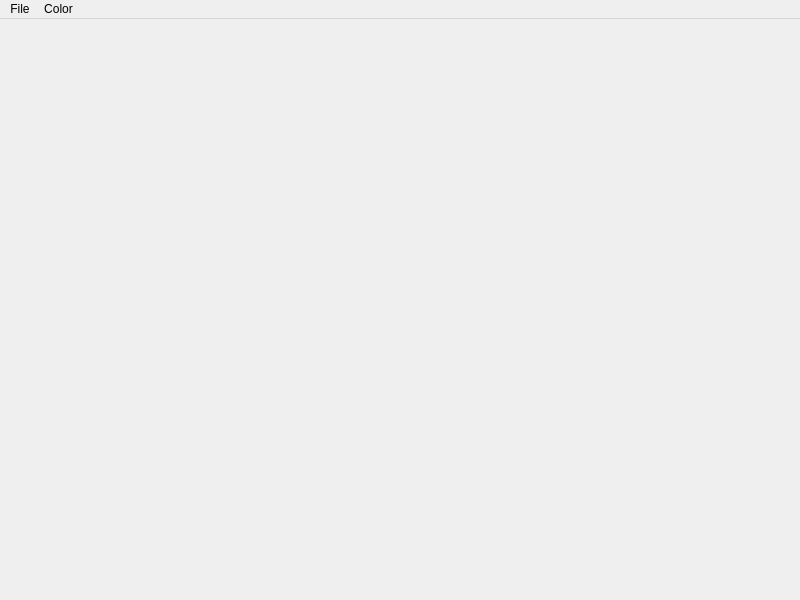
<?xml version="1.0" encoding="UTF-8"?>
<ui version="4.0">
 <class>MainWindow</class>
 <widget class="QMainWindow" name="MainWindow">
  <property name="geometry">
   <rect>
    <x>0</x>
    <y>0</y>
    <width>800</width>
    <height>600</height>
   </rect>
  </property>
  <property name="sizePolicy">
   <sizepolicy hsizetype="Fixed" vsizetype="Fixed">
    <horstretch>0</horstretch>
    <verstretch>0</verstretch>
   </sizepolicy>
  </property>
  <property name="minimumSize">
   <size>
    <width>0</width>
    <height>0</height>
   </size>
  </property>
  <property name="baseSize">
   <size>
    <width>1200</width>
    <height>1200</height>
   </size>
  </property>
  <property name="windowTitle">
   <string>MainWindow</string>
  </property>
  <widget class="QWidget" name="centralwidget">
   <layout class="QGridLayout" name="gridLayout">
    <item row="0" column="1">
     <spacer name="verticalSpacer_2">
      <property name="orientation">
       <enum>Qt::Orientation::Vertical</enum>
      </property>
      <property name="sizeHint" stdset="0">
       <size>
        <width>20</width>
        <height>260</height>
       </size>
      </property>
     </spacer>
    </item>
    <item row="1" column="0">
     <spacer name="horizontalSpacer">
      <property name="orientation">
       <enum>Qt::Orientation::Horizontal</enum>
      </property>
      <property name="sizeHint" stdset="0">
       <size>
        <width>371</width>
        <height>20</height>
       </size>
      </property>
     </spacer>
    </item>
    <item row="1" column="1">
     <widget class="IconEditor" name="iconeditor"/>
    </item>
    <item row="1" column="2">
     <spacer name="horizontalSpacer_2">
      <property name="orientation">
       <enum>Qt::Orientation::Horizontal</enum>
      </property>
      <property name="sizeHint" stdset="0">
       <size>
        <width>370</width>
        <height>20</height>
       </size>
      </property>
     </spacer>
    </item>
    <item row="2" column="1">
     <spacer name="verticalSpacer">
      <property name="orientation">
       <enum>Qt::Orientation::Vertical</enum>
      </property>
      <property name="sizeHint" stdset="0">
       <size>
        <width>20</width>
        <height>260</height>
       </size>
      </property>
     </spacer>
    </item>
   </layout>
  </widget>
  <widget class="QMenuBar" name="menubar">
   <property name="geometry">
    <rect>
     <x>0</x>
     <y>0</y>
     <width>800</width>
     <height>21</height>
    </rect>
   </property>
   <widget class="QMenu" name="menuFile">
    <property name="title">
     <string>File</string>
    </property>
    <addaction name="actionOpen_file"/>
    <addaction name="actionSave_File"/>
   </widget>
   <widget class="QMenu" name="menuColor">
    <property name="title">
     <string>Color</string>
    </property>
    <addaction name="actionChange_Color"/>
    <addaction name="actionReset_Color"/>
   </widget>
   <addaction name="menuFile"/>
   <addaction name="menuColor"/>
  </widget>
  <action name="actionOpen_file">
   <property name="text">
    <string>Open file</string>
   </property>
  </action>
  <action name="actionSave_File">
   <property name="text">
    <string>Save file</string>
   </property>
  </action>
  <action name="actionChange_Color">
   <property name="text">
    <string>Change Color</string>
   </property>
  </action>
  <action name="actionReset_Color">
   <property name="text">
    <string>Reset Color</string>
   </property>
  </action>
 </widget>
 <customwidgets>
  <customwidget>
   <class>IconEditor</class>
   <extends>QWidget</extends>
   <header>iconeditor.h</header>
  </customwidget>
 </customwidgets>
 <resources/>
 <connections/>
</ui>
